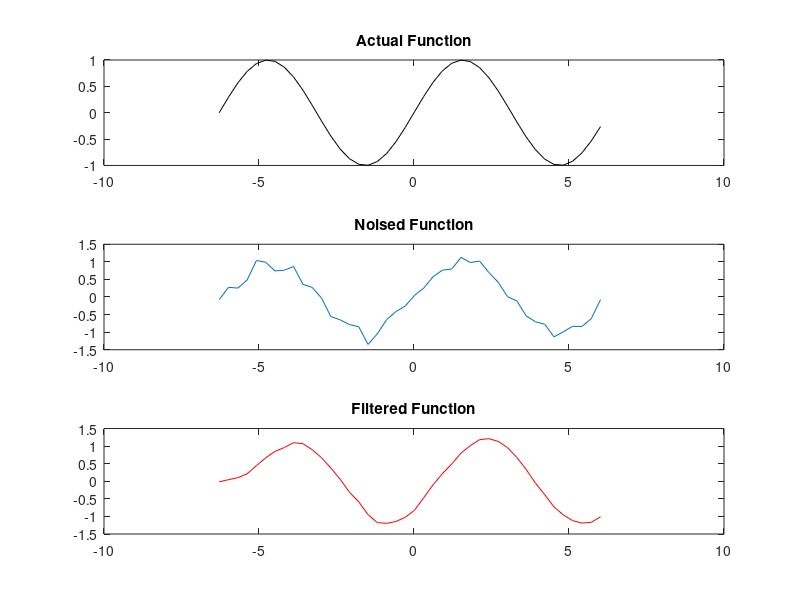

The MATLAB script that drew this image:

x=-2*pi:0.3:2*pi;
y=sin(x);

figure(1),subplot(311),plot(x,y,'-k');
title('Actual Function');

Yn = awgn(y,17);

figure(1),subplot(312),plot(x,Yn);
title('Noised Function');

a=ones(1,6).*0.9;
filt=filter(a,4,Yn);

figure(1),subplot(313),plot(x,filt,'-r');
title('Filtered Function');